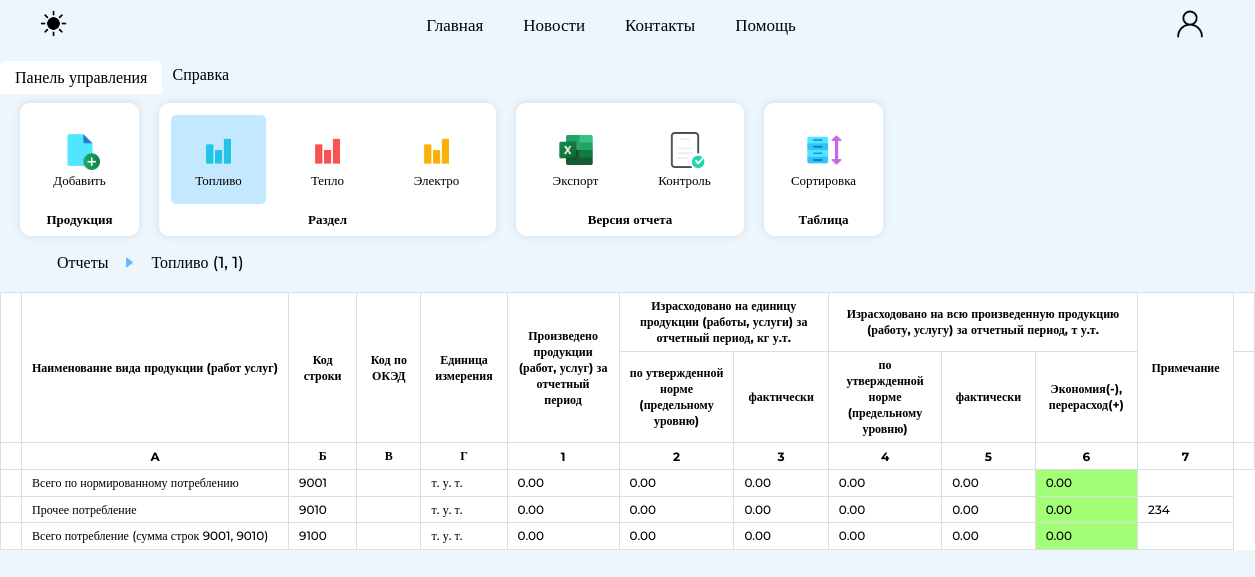
Screenshot of /report_area/fuel/1 (signed in) with the database file from the repository.
### website/models.py (models this page shows)
class Sections(db.Model):
    __tablename__ = 'sections'
    id = db.Column(db.Integer, primary_key=True)
    id_version = db.Column(db.Integer, db.ForeignKey('version_report.id'))
    id_product = db.Column(db.Integer, db.ForeignKey('DirProduct.IdProduct'))
    code_product = db.Column(db.Integer, db.ForeignKey('DirProduct.CodeProduct'))
    section_number = db.Column(db.Integer)
    Oked = db.Column(db.Integer)
    produced = db.Column(Numeric(precision=10, scale=2))
    Consumed_Quota = db.Column(Numeric(precision=10, scale=2))
    Consumed_Fact = db.Column(Numeric(precision=10, scale=2))
    Consumed_Total_Quota = db.Column(Numeric(precision=10, scale=2))
    Consumed_Total_Fact = db.Column(Numeric(precision=10, scale=2))
    total_differents = db.Column(Numeric(precision=10, scale=2))
    note = db.Column(db.String(200))
    product = relationship("DirProduct", foreign_keys=[id_product], backref="section")

class DirProduct(db.Model):
    __tablename__ = 'DirProduct'
    IdProduct = db.Column(db.Integer, primary_key = True)
    CodeProduct = db.Column(db.String(4000))
    NameProduct = db.Column(db.String(4000))
    IsFuel = db.Column(db.Boolean)
    IsHeat = db.Column(db.Boolean)
    IsElectro = db.Column(db.Boolean)
    IdUnit = db.Column(db.Integer, db.ForeignKey('DirUnit.IdUnit'))
    DateStart = db.Column(db.Date)
    DateEnd = db.Column(db.Date)
    unit = relationship("DirUnit", foreign_keys=[IdUnit], backref="products")

class DirUnit(db.Model):
    __tablename__ = 'DirUnit'
    IdUnit = db.Column(db.Integer, primary_key = True)
    CodeUnit = db.Column(db.String(4000))
    NameUnit = db.Column(db.String(4000))

### website/views.py (the view, shortened to what this page needs)
@views.route('/report_area/fuel/<int:id>')
@login_required
@owner_only
def report_fuel(id):
    dirUnit = DirUnit.query.filter_by().all()
    dirProduct = DirProduct.query.filter(DirProduct.IsFuel == True, ~DirProduct.CodeProduct.in_(['9001', '9010', '9100'])).order_by(asc(DirProduct.CodeProduct)).all()
    current_version_report = Version_report.query.filter_by(id=id).first()
    curent_report = current_version_report.report_id
    current_version = id
    sections = Sections.query.filter_by(id_version=current_version, section_number=1).all()
    specific_codes = ['9001', '9010', '9100']
    sections = Sections.query.filter_by(id_version=current_version, section_number=1).order_by(desc(Sections.id)).all()
    return render_template('report_fuel.html',
        sections=sections,
        dirUnit=dirUnit,
        dirProduct=dirProduct,
        user=current_user,
        curent_report=curent_report,
        current_version=current_version
    )

### website/views.py (called while the page is built)
def owner_only(f):
    @wraps(f)
    def decorated_function(*args, **kwargs):
        version_id = kwargs.get('id')
        version = Version_report.query.get(version_id)
        if version is None:
            flash('Версия отчета не найдена.', 'error')
            return redirect(url_for('views.report_area', user=current_user))
        report = version.report
        if report.user_id != current_user.id and current_user.type != 'Администратор':
            flash('Недостаточно прав для доступа к этой версии', 'error')
            return redirect(url_for('views.report_area', user=current_user))
        return f(*args, **kwargs)
    return decorated_function

### website/templates/report_fuel.html (shortened to what this page needs)
{% extends "base.html" %}
{% block content %}
<div class = "report-area_page">
    <div class = "report-area_menu">
        <div class="report-area_podmenu">
            <label for="tab1" class="report-area_menu-name">Панель управления</label>
            <div class="content-podmenu">
                <nav>
                    <ul>
                        <section>
                            <div class = "functions_menu">
                                <li data-action="link_addSection_modal">
                                    <img src="{{ url_for('static', filename='img/icon_new_file.png')}}" alt="">
                                    <a>Добавить</a>
                                </li>
                            </div>
                            <a class="functions_menu_name">
                                Продукция
                            </a>
                        </section>
                        <section>
                            <div class = "functions_menu">
                                <li onclick="window.location.href='/report_area/fuel/{{current_version}}'" class = "activefunctions_menu">
                                    <img src="{{ url_for('static', filename='img/Toplivo.png')}}" alt="">
                                    <a>Топливо</a>
                                </li>
                                <li onclick="window.location.href='/report_area/heat/{{current_version}}'">
                                    <img src="{{ url_for('static', filename='img/Teplo.png')}}" alt="">
                                    <a>Тепло</a>
                                </li>
                                <li onclick="window.location.href='/report_area/electro/{{current_version}}'">
                                    <img src="{{ url_for('static', filename='img/Electro.png')}}" alt="">
                                    <a>Электро</a>
                                </li>
                            </div>
                            <a class="functions_menu_name">
                                Раздел
                            </a>
                        </section>
                        <section>
                            <div class = "functions_menu">
                                <li >
                                    <img src="{{ url_for('static', filename='img/icon_excel.png')}}" alt="">
                                    <a>Экспорт</a>
                                </li>
                                <li id="control-report-btn">
                                    <img src="{{ url_for('static', filename='img/icon_control.png')}}" alt="">
                                    <a>Контроль</a>
                                </li>
                            </div>
                            <a class="functions_menu_name">
                                Версия отчета
                            </a>
                        </section>
                        <section>
                            <div class = "functions_menu">
                                <li onclick="sortTable()">
                                    <img src="{{ url_for('static', filename='img/icon_sort.png')}}" alt="">
                                    <a>Сортировка</a>
                                </li>
                            </div>
                            <a class="functions_menu_name">
                                Таблица
                            </a>
                        </section>
                    </ul>
                </nav>
            </div>
        </div>
        <div class="report-area_podmenu">
            <label for="tab2" class="report-area_menu-name">Справка</label>
        </div>
    </div>
    <div class = "rotation-fromareas">
        <nav>
            <ul>
                <li onclick="window.location.href='/report_area'" class = "linkto_report">
                    Отчеты
                </li>
                <li>
                    <img class = "icon_arroy" src="{{ url_for('static', filename='img/icon_arroy.png')}}" alt="">
                </li>
                <li>Топливо ({{curent_report}}, {{current_version}})</li>
            </ul>
        </nav>
    </div>
    <div class = "report-area">
        <table class = "table_report-area">
            <thead class="order-table_titels">
                <tr>
                    <th class="resizable" rowspan="2"></th>
                    <th class="resizable" style = "white-space: nowrap;" rowspan="2">Наименование вида продукции (работ услуг)<div class="resizer"></div></th>
                    <th class="resizable" rowspan="2">Код строки<div class="resizer"></div></th>
                    <th class="resizable" rowspan="2">Код по ОКЭД<div class="resizer"></div></th>
                    <th class="resizable" rowspan="2">Единица измерения<div class="resizer"></div></th>
                    <th class="resizable" rowspan="2">Произведено продукции (работ, услуг) за отчетный период<div class="resizer"></div></th>
                    <th class="resizable" colspan="2">Израсходовано на единицу продукции (работы, услуги) за отчетный период, кг у.т.<div class="resizer"></div></th>
                    <th class="resizable" colspan="3">Израсходовано на всю произведенную продукцию (работу, услугу) за отчетный период, т у.т.<div class="resizer"></div></th>
                    <th class="resizable" rowspan="2">Примечание<div class="resizer"></div></th>
                    <th colspan="2"></th>
                </tr>
                <tr>
                    <th class="resizable">по утвержденной норме (предельному уровню)<div class="resizer"></div></th>
                    <th class="resizable">фактически<div class="resizer"></div></th>
                    <th class="resizable">по утвержденной норме (предельному уровню)<div class="resizer"></div></th>
                    <th class="resizable">фактически<div class="resizer"></div></th>
                    <th class="resizable">Экономия(-), перерасход(+)<div class="resizer"></div></th>
                    <th colspan="2"></th>
                </tr>
                <tr>
                    <th></th>
                    <th class="resizable">A<div class="resizer"></div></th>
                    <th class="resizable">Б<div class="resizer"></div></th>
                    <th class="resizable">В<div class="resizer"></div></th>
                    <th class="resizable">Г<div class="resizer"></div></th>
                    <th class="resizable">1<div class="resizer"></div></th>
                    <th class="resizable">2<div class="resizer"></div></th>
                    <th class="resizable">3<div class="resizer"></div></th>
                    <th class="resizable">4<div class="resizer"></div></th>
                    <th class="resizable">5<div class="resizer"></div></th>
                    <th class="resizable">6<div class="resizer"></div></th>
                    <th class="resizable">7<div class="resizer"></div></th>
                    <th colspan="2"></th>
                </tr>
            </thead>
            <tbody>
                {% for row in sections %}
                <tr class = "fuel_row" data-id="{{ row.id }}" >
                    <td>
                    </td>
                    <td>
                        <input
                            class = "product-name_fuel"
                            type = "text"
                            value = "{{ row.product.NameProduct }}"
                            readonly
                        >
                    </td>
                    <td>
                        <input
                            name = "code_product"
                            value = "{{ row.code_product }}"
                            readonly
                        >
                    </td>
                    <td>
                        <input
                            name = "Oked_fuel"
                            value = "{{ row.Oked }}"
                            readonly
                        >
                    </td>
                    <td>
                        <input
                            style = "white-space: nowrap; text-align: left;"
                            name = ""
                            value = "{{ row.product.unit.NameUnit }}"
                            readonly
                        >
                    </td>
                    <td>
                        <input
                            name = "produced_fuel"
                            value = "{{ row.produced }}"
                            readonly
                        >
                    </td>
                    <td>
                        <input
                            name = "Consumed_Quota_fuel"
                            value = "{{ row.Consumed_Quota }}"
                            readonly
                        >
                    </td>
                    <td>
                        <input
                            name = "Consumed_Fact_fuel"
                            value = "{{ row.Consumed_Fact }}"
                            readonly
                        >
                    </td>
                    <td>
                        <input
                            name = "Consumed_Total_Quota_fuel"
                            value = "{{ row.Consumed_Total_Quota }}"
                            readonly
                        >
                    </td>
                    <td>
                        <input
                            name = "Consumed_Total_Fact_fuel"
                            value = "{{ row.Consumed_Total_Fact }}"
                            readonly
                        >
                    </td>
                    {% if row.total_differents is not none and (row.total_differents < 0.0 or row.total_differents == 0.00) %}
                        <td style="background-color: #a2ff77;">
                            <input
                                style="background-color: #a2ff77; color: black;"
                                name="row_total_differents"
                                value="{{ row.total_differents }}"
                                readonly
                            >
                        </td>
                    {%endif%}
                    <td>
                        <input
                            name = "note_fuel"
                            value = "{{ row.note }}"
                            readonly
                        >
                    </td>
                </tr>
                {%endfor%}
            </tbody>
        </table>
    </div>
</div>
{% endblock %}

### website/templates/base.html (shortened to what this page needs)
<!DOCTYPE html>
<html>
  <head>
    <link rel="stylesheet" href="{{ url_for('static', filename='css/base.css') }}">
  </head>
  <body>
    <header class="fixed-header">
      <div class="left-content">
        <div class="theme-toggle" id="theme-toggle">
          <img src="{{ url_for('static', filename='img/icon_night.png') }}" alt="Light Mode" class="theme-img light-mode">
      </div>
      </div>
      <div class="center-content">
        <nav>
          <ul>
              <li onclick="window.location.href='/'">Главная</li>
              <li onclick="window.location.href=''">Новости</li>
              <li onclick="window.location.href=''" >Контакты</li>
              <li onclick="window.location.href=''" >Помощь</li>
          </ul>
        </nav>
      </div>
      <div class="right-content">
        <nav>
          <ul>
            <li>
              {% if user.is_authenticated %}
              <div class="user-container">
                  <img
                    onclick="window.location.href='/account'"
                    id="user-img"
                    class = "icon_black"
                    src="{{ url_for('static', filename='img/icon_black-user.png')}}" alt="">
              </div>
              {% endif %}
          </li>
          </ul>
        </nav>
      </div>
    </header>
    <main>
    {% block content %}
    {% endblock %}
    </main>
  </body>
</html>

### rows the page displays
Sections: product.NameProduct "Всего по нормированному потреблению", code_product "9001", product.unit.NameUnit "т. у. т.", produced_fuel "0.00", Consumed_Quota_fuel "0.00", Consumed_Fact_fuel "0.00", Consumed_Total_Quota_fuel "0.00", Consumed_Total_Fact_fuel "0.00", row_total_differents "0.00"
Sections: product.NameProduct "Прочее потребление", code_product "9010", product.unit.NameUnit "т. у. т.", produced_fuel "0.00", Consumed_Quota_fuel "0.00", Consumed_Fact_fuel "0.00", Consumed_Total_Quota_fuel "0.00", Consumed_Total_Fact_fuel "0.00", row_total_differents "0.00", note_fuel "234"
Sections: product.NameProduct "Всего потребление (сумма строк 9001, 9010)", code_product "9100", product.unit.NameUnit "т. у. т.", produced_fuel "0.00", Consumed_Quota_fuel "0.00", Consumed_Fact_fuel "0.00", Consumed_Total_Quota_fuel "0.00", Consumed_Total_Fact_fuel "0.00", row_total_differents "0.00"

### other values shown
{{ curent_report }} "1"
{{ current_version }} "1"
